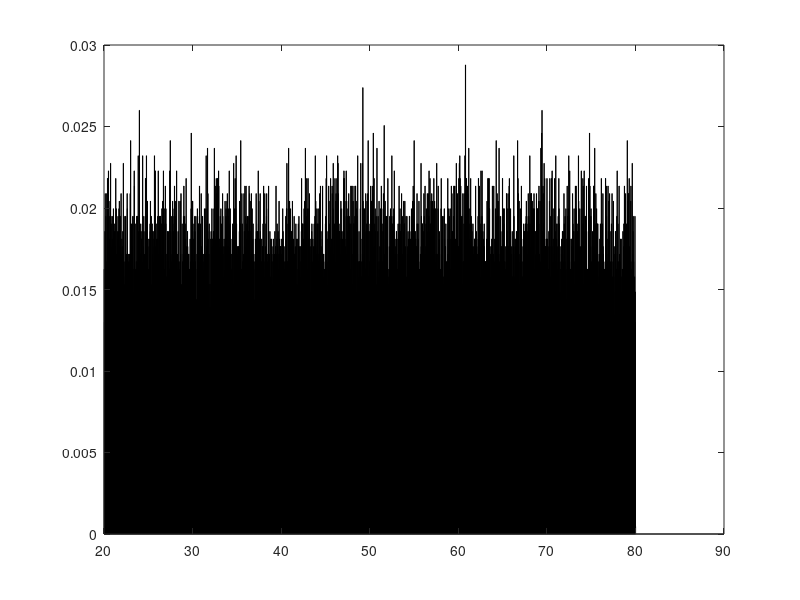

Here is the MATLAB script that generated this plot:
pkg load statistics

n = 10 ^ 5;
a = 20;
b = 80;

X = unifrnd(a, b, 1, n);

l = min(X);
r = max(X);
buckets = ceil((r - l) * n ^ (1 / 3));
delta = (r - l) / buckets;
x_coords = zeros(buckets, 1);
y_coords = zeros(buckets, 1);

for i=1:buckets
  cur_l = i * delta + l;
  cur_r = cur_l + delta;
  x_coords(i) = (cur_r + cur_l) / 2;
  y_coords(i) = (sum(X <= cur_r) - sum(X < cur_l)) / (n * delta);
endfor

bar(x_coords, y_coords);

printf("Размер выборки = %d\n", n);
printf("Границы = [%d; %d]\n", l, r);
printf("Выбранная длина интервалов = %d\n", delta);
printf("Количество интервалов = %d\n", buckets);
